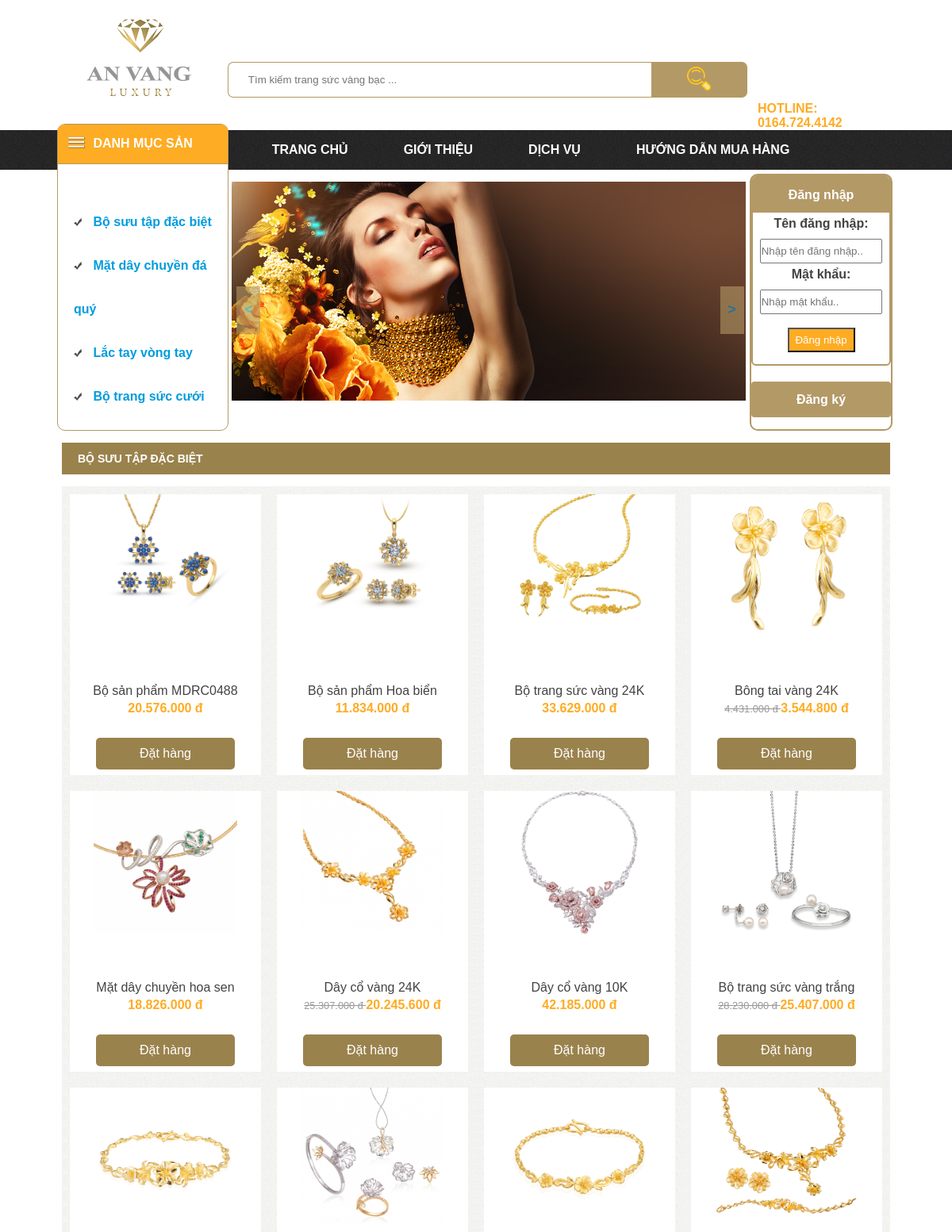
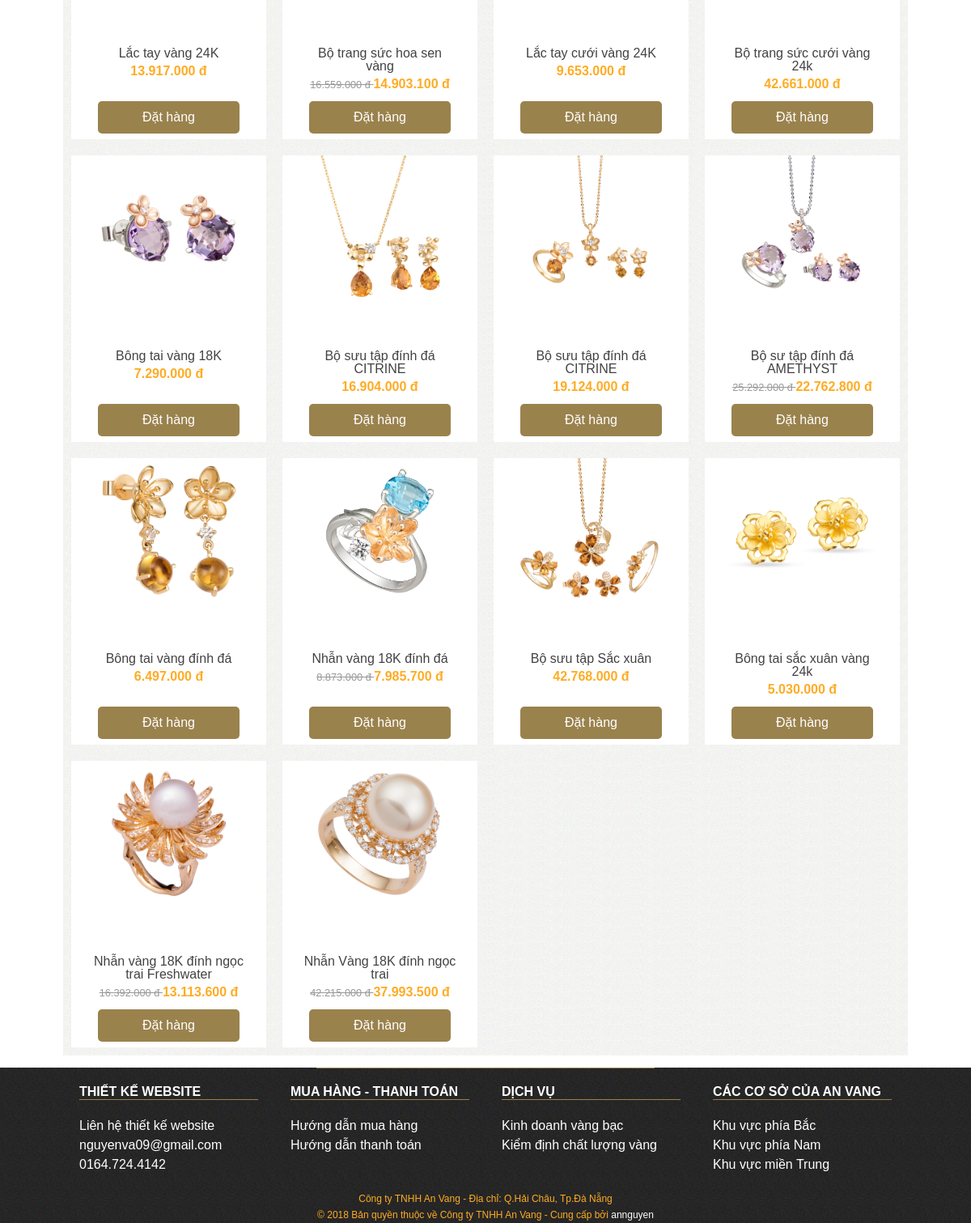
The app's page /index.php?p=sanpham_cungloai&MaLSP=1 with its own data (2 pictures, top to bottom).
### tables this page shows
CREATE TABLE IF NOT EXISTS `tintuc` (
  `IDTin` int(11) NOT NULL AUTO_INCREMENT,
  `TenTin` varchar(100) NOT NULL,
  `NoiDung` varchar(2500) NOT NULL,
  `MaNV` int(11) NOT NULL DEFAULT '1',
  PRIMARY KEY (`IDTin`),
  KEY `MaNV` (`MaNV`)
);

CREATE TABLE IF NOT EXISTS `loaisanpham` (
  `MaLSP` int(11) NOT NULL AUTO_INCREMENT,
  `TenLSP` varchar(100) NOT NULL,
  PRIMARY KEY (`MaLSP`)
);

CREATE TABLE IF NOT EXISTS `slideshow` (
  `IDSlide` int(11) NOT NULL AUTO_INCREMENT,
  `urlHinh` varchar(100) NOT NULL,
  `Tu` timestamp NOT NULL DEFAULT CURRENT_TIMESTAMP,
  `Den` timestamp NOT NULL DEFAULT CURRENT_TIMESTAMP,
  PRIMARY KEY (`IDSlide`)
);

CREATE TABLE IF NOT EXISTS `sanpham` (
  `MaSP` int(11) NOT NULL AUTO_INCREMENT,
  `TenSP` varchar(100) NOT NULL,
  `TomTat` varchar(2000) NOT NULL,
  `SoLuong` int(11) NOT NULL DEFAULT '10',
  `DVT` varchar(8) NOT NULL,
  `DonGia` decimal(18,0) NOT NULL,
  `urlHinh` varchar(100) NOT NULL,
  `MaLSP` int(11) NOT NULL,
  PRIMARY KEY (`MaSP`),
  KEY `MaLSP` (`MaLSP`)
);

CREATE TABLE IF NOT EXISTS `sp_km` (
  `MaKM` int(11) NOT NULL,
  `MaSP` int(11) NOT NULL,
  `GiaKM` decimal(18,0) NOT NULL,
  PRIMARY KEY (`MaKM`,`MaSP`),
  KEY `FK_SPKM_SP` (`MaSP`)
);

### lib/truyvan.php (called while the page is built, shortened)
<?php
	function Menu_ngang_TinTuc(){
		$ketnoi = $GLOBALS['ketnoi'];
		$sql = "Select * from TinTuc
				LIMIT 0,4";
		$result =$ketnoi->prepare($sql);
		$result->execute();
		return $result;
	}
	function Menu_doc_DanhMuc_SanPham(){
		$ketnoi = $GLOBALS['ketnoi'];
		$sql = "Select * from loaisanpham
				LIMIT 0,4";
		$result = $ketnoi->prepare($sql);
		$result->execute();
		return $result;
	}
	function SlideShow(){
		$ketnoi = $GLOBALS['ketnoi'];
		$sql="Select * from slideshow";
		$result = $ketnoi->prepare($sql);
		$result->execute();
		return $result;
	}
	function ChiTiet_KhuyenMai_Theo_SP($MaSP)
	{
		$ketnoi = $GLOBALS["ketnoi"];
		$sql = "Select * from sp_km
				Where MaSP = $MaSP";
		$result = $ketnoi->prepare($sql);
		$result->execute();
		return $result ;
	}
	function Loai_SP_Theo_MaLSP($MaLSP){
		$ketnoi = $GLOBALS["ketnoi"];
		$sql= "
				SELECT * from loaisanpham
				where MaLSP = $MaLSP
		";
		$result = $ketnoi->prepare($sql);
		$result->execute();
		return $result;
	}
	function SanPham_CungLoai($MaLSP){
		$ketnoi = $GLOBALS['ketnoi'];
		$sql = "SELECT * From sanpham
				Where MaLSP = $MaLSP
				ORDER BY MaSP DESC";
		$result = $ketnoi->prepare($sql);
		$result->execute();
		return $result;
	}
?>

### page/sanpham_cungloai.php (the view)
<?php
	if(isset($_GET["MaLSP"]))
	{
		$MaLSP = $_GET["MaLSP"];
	}
	else{
		$MaLSP = 1;
	}
	$loai_sanpham_theo_malsp = Loai_SP_Theo_MaLSP($MaLSP)->fetch();
?>
<div class="content">
	<div class="top_sp">
		<h2><a href="index.php?p=sanpham_cungloai&amp;MaLSP=<?php echo $MaLSP;?>">
				<?php echo $loai_sanpham_theo_malsp["TenLSP"]; ?>
			</a>
		</h2>
	</div>
	<div class="noidung_sp">
		<?php
			$sanpham_cungloai = SanPham_CungLoai($MaLSP);
			while ($row_sanpham_cungloai = $sanpham_cungloai->fetch(PDO::FETCH_ASSOC))
			{
				$MaSP = $row_sanpham_cungloai["MaSP"];
		?>
		<div class="group_sp">
			<div class="anh_sp">
				<a href="index.php?p=chitiet_sanpham&amp;MaSP=<?php echo $MaSP; ?>">
				<img class="anh" src="./img/sanpham/<?php echo $row_sanpham_cungloai["urlHinh"];?>" title="sp" alt="anhsp">
				</a>
			</div>
			<div class="tensp_giasp">
				<h3 class="tensp">
					<a href="index.php?p=chitiet_sanpham&amp;MaSP=<?php echo $MaSP; ?>">
						<?php echo $row_sanpham_cungloai["TenSP"];?>
					</a>
				</h3>
				<div class="giasp">
					<?php
						$chitiet_khuyenmai = ChiTiet_KhuyenMai_Theo_SP($MaSP);
						$row_chitiet_khuyenmai = $chitiet_khuyenmai->fetch();
						if ( $row_chitiet_khuyenmai > 0 )
						{
							$result = '<span class="gia_goc">';
							$number1 = $row_sanpham_cungloai["DonGia"];
							$result .= number_format($number1,0,'','.')." đ ";
							$result .= '</span>';
							$result .= '<span class="gia_km">';
							$number2 = $row_chitiet_khuyenmai["GiaKM"];
							$result .= number_format($number2,0,'','.')." đ";
							$result .= '</span>';
							echo $result;
						}
						else{
							$tenclass = "gia_km";
							$result = '<span class="'.$tenclass.'">';
							$number1 = $row_sanpham_cungloai["DonGia"];
							$result .= number_format($number1,0,'','.')." đ";
							$result .= '</span>';
							echo $result;
						}
					?>
				</div>
			</div>
			<div class="dat_hang">
				<a href="muahang.html">Đặt hàng</a>
			</div>
		</div>
		<?php
			}
		?>
	</div>
</div>

### block/menu_ngang.php (shortened to what this page needs)
<div class="canhdeu_2ben">
	<ul>
		<li id="trangchu">
			<a href="./">Trang chủ</a>
		</li>
		<?php
			$menuNgang = Menu_ngang_TinTuc();
			while($row_menuNgang = $menuNgang->fetch(PDO::FETCH_ASSOC))
			{
		?>
		<li>
			<a href="index.php?p=chitiet_tin_menu_ngang&amp;IDTin=<?php echo $row_menuNgang["IDTin"];?>">
				<?php echo $row_menuNgang["TenTin"];?>
			</a>
		</li>
		<?php
			}
		?>
	</ul>
</div>

### block/menu_doc.php
<div id="menu_doc">
		<div id="top">
			<img src="./img/menu.png" title="menu" alt="icon"/>
			<span>DANH MỤC SẢN PHẨM</span>
		</div>
		<dl>
			<?php
				$menuDoc = Menu_doc_DanhMuc_SanPham();
				while($row_menuDoc = $menuDoc->fetch(PDO::FETCH_ASSOC))
				{
			?>
			<dt>
				<img src="./img/check.png" title="check" alt="check"/>
				<span>
					<a href="index.php?p=sanpham_cungloai&amp;MaLSP=<?php echo $row_menuDoc["MaLSP"];?>">
						<?php echo $row_menuDoc["TenLSP"]; ?>
					</a>
				</span>
			</dt>
			<?php
				}
			?>
		</dl>
	</div>

### block/slide.php
<div class="slide_nut">
	<?php
		$slide = SlideShow();
		while($row_slide = $slide->fetch(PDO::FETCH_ASSOC))
		{
	?>
	<a href="index.php?p=chitiet_slide&amp;IDSlide=<?php echo $row_slide["IDSlide"];?>">
		<img src="./img/slideshow/<?php echo $row_slide["urlHinh"];?>" title="" alt="anh.<?php echo $row_slide["IDSlide"];?>" class="slide"/>
	</a>
	<?php
		}
	?>
	<button onClick="Chuyen_slide(1);" type="button" id="next">&lt;</button>
	<button onClick="Chuyen_slide(-1);" type="button" id="back">&gt;</button>
</div>

### css/style.css (style rules this page uses)
* { margin:0 auto; padding:0; box-sizing:border-box; -moz-box-sizing:border-box; -webkit-box-sizing:border-box; }
.canhdeu_2ben { width:87%; }
ul { margin: 0; padding: 0; }
ul li { float: left; list-style: none; }
a { text-decoration: none; color:#424242; }
nav,nav .canhdeu_2ben ul { background-image: url("../img/bg_menu.png"); }
nav .canhdeu_2ben ul li { padding:0 35px; position: relative; transition:0.5s; }
nav .canhdeu_2ben ul #trangchu { margin-left: 22%; }
nav .canhdeu_2ben ul li a { color:#ffffff; text-transform:uppercase; font-weight:bold; }
section .slide_nut { width:54%; float:left; margin-top:15px; position:relative; }
section #menu_slide_dangnhap #menu_doc { position: relative; z-index: 5; float:left; margin-top:-58px; margin-left:6%; margin-right:4px; background:#ffffff;width:18%;height:387px;border:1px solid #b39966;border-radius:10px; }
section #menu_slide_dangnhap #menu_doc #top { background:#feac24; height:50px; line-height:48px; color: white; font-size: 16px; font-weight: bold; border-radius:8px 8px 0 0; border-bottom:1px solid #b39966; }
section #menu_slide_dangnhap #menu_doc #top img { padding-bottom: 4px; margin-left:12px; margin-right:5px; vertical-align:middle; }
section #menu_slide_dangnhap #menu_doc dl { margin-top: 45px; margin-left:20px; line-height:55px; font-weight: bold; }
section #menu_slide_dangnhap #menu_doc dl dt span a { margin-left: 10px; color: #009cde; font-size: 16px; }
section .slide_nut a .slide { width:100%; }
section .slide_nut button { position:absolute; top:47%; left:1%; width:30px; height:60px; border:none; background:#b39966; color:#009cde; opacity:0.6; font-weight:bold; font-size: 18px; }
section .slide_nut #back { left:95%; }
section .content { float:left; width:100%; margin-top:15px; }
section .content .top_sp,section .content .noidung_sp { float:left; width:100%; }
section .content .top_sp { height:40px; background:#9A824D; padding-left:20px; }
section .content .top_sp h2 a { font-size: 14px; text-transform:uppercase; line-height:40px; color:#ffffff; }
section .content .noidung_sp { background-image:url('../img/bg_ndsp.png'); margin-top:15px; text-align:center; }
section .content .noidung_sp .group_sp { float:left; width:23%; margin:10px 1%; background:#ffffff; }
section .content .noidung_sp .group_sp .anh_sp { width:100%; height:240px; text-align:center; }
section .content .noidung_sp .group_sp .anh_sp a img { width:75%; }
section .content .noidung_sp .group_sp .tensp_giasp { width:100%; height:60px; }
section .content .noidung_sp .group_sp .tensp_giasp .tensp { width:80%; font-size:16px; font-weight:normal; line-height:16px; margin-bottom:5px; }
section .content .noidung_sp .group_sp .tensp_giasp .gia_goc { text-decoration:line-through; color:#999; font-size: 0.8em; }
section .content .noidung_sp .group_sp .tensp_giasp .gia_km { font-weight:bold; color:#feac24; }
section .content .noidung_sp .group_sp .dat_hang { margin:7px 0; width:100%; }
section .content .noidung_sp .group_sp .dat_hang a { display:inline-block; background:#9A824D; width:73%; height:40px; border-radius:5px; color:#ffffff; font-size:16px; line-height: 40px; }

### records on screen
tintuc: TenTin "GIỚI THIỆU"
tintuc: TenTin "DỊCH VỤ"
tintuc: TenTin "HƯỚNG DẪN MUA HÀNG"
loaisanpham: TenLSP "Bộ sưu tập đặc biệt", TenLSP "BỘ SƯU TẬP ĐẶC BIỆT"
loaisanpham: TenLSP "Mặt dây chuyền đá quý"
loaisanpham: TenLSP "Lắc tay vòng tay"
loaisanpham: TenLSP "Bộ trang sức cưới"
slideshow: urlHinh (picture)
sanpham: urlHinh (picture), TenSP "Bộ sản phẩm MDRC0488", DonGia "20.576.000 đ"
sanpham: urlHinh (picture), TenSP "Bộ sản phẩm Hoa biển", DonGia "11.834.000 đ"
sanpham: urlHinh (picture), TenSP "Bộ trang sức vàng 24K", DonGia "33.629.000 đ"
sanpham: urlHinh (picture), TenSP "Bông tai vàng 24K", DonGia.GiaKM "4.431.000 đ 3.544.800 đ"
sanpham: urlHinh (picture), TenSP "Mặt dây chuyền hoa sen", DonGia "18.826.000 đ"
sanpham: urlHinh (picture), TenSP "Dây cổ vàng 24K", DonGia.GiaKM "25.307.000 đ 20.245.600 đ"
sanpham: urlHinh (picture), TenSP "Dây cổ vàng 10K", DonGia "42.185.000 đ"
sanpham: urlHinh (picture), TenSP "Bộ trang sức vàng trắng", DonGia.GiaKM "28.230.000 đ 25.407.000 đ"
sanpham: urlHinh (picture), TenSP "Lắc tay vàng 24K", DonGia "13.917.000 đ"
sanpham: urlHinh (picture), TenSP "Bộ trang sức hoa sen vàng", DonGia.GiaKM "16.559.000 đ 14.903.100 đ"
sanpham: urlHinh (picture), TenSP "Lắc tay cưới vàng 24K", DonGia "9.653.000 đ"
sanpham: urlHinh (picture), TenSP "Bộ trang sức cưới vàng 24k", DonGia "42.661.000 đ"
sanpham: urlHinh (picture), TenSP "Bông tai vàng 18K", DonGia "7.290.000 đ"
sanpham: urlHinh (picture), TenSP "Bộ sưu tập đính đá CITRINE", DonGia "16.904.000 đ"
sanpham: urlHinh (picture), TenSP "Bộ sưu tập đính đá CITRINE", DonGia "19.124.000 đ"
sanpham: urlHinh (picture), TenSP "Bộ sư tập đính đá AMETHYST", DonGia.GiaKM "25.292.000 đ 22.762.800 đ"
sanpham: urlHinh (picture), TenSP "Bông tai vàng đính đá", DonGia "6.497.000 đ"
sanpham: urlHinh (picture), TenSP "Nhẫn vàng 18K đính đá", DonGia.GiaKM "8.873.000 đ 7.985.700 đ"
sanpham: urlHinh (picture), TenSP "Bộ sưu tập Sắc xuân", DonGia "42.768.000 đ"
sanpham: urlHinh (picture), TenSP "Bông tai sắc xuân vàng 24k", DonGia "5.030.000 đ"
sanpham: urlHinh (picture), TenSP "Nhẫn vàng 18K đính ngọc trai Freshwater", DonGia.GiaKM "16.392.000 đ 13.113.600 đ"
sanpham: urlHinh (picture), TenSP "Nhẫn Vàng 18K đính ngọc trai", DonGia.GiaKM "42.215.000 đ 37.993.500 đ"
